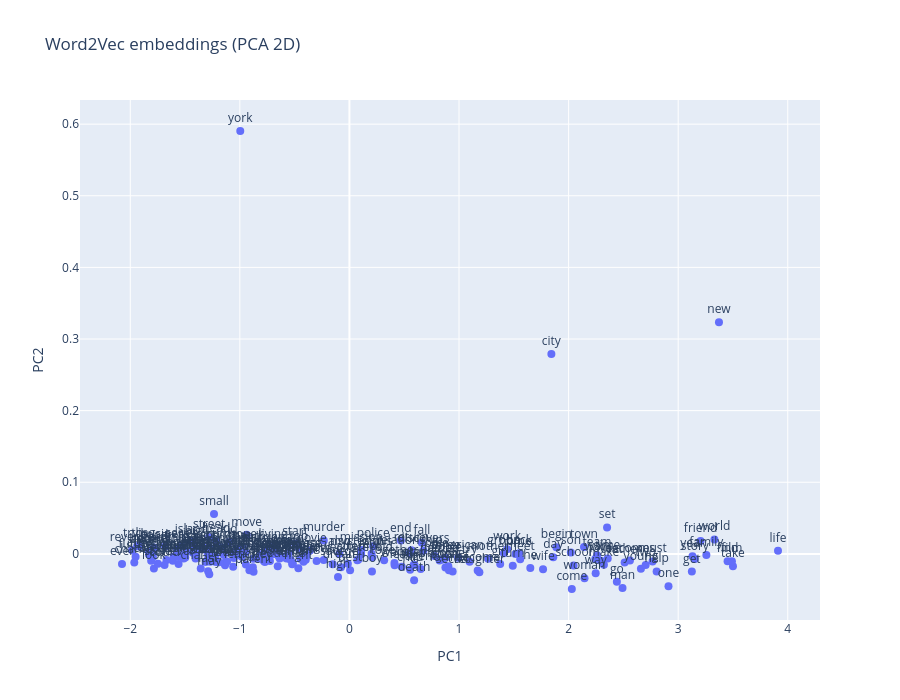

Notebook source saved alongside this figure:
### Code cell
# plotly scatter
fig = px.scatter(
    x=coords[:, 0],
    y=coords[:, 1],
    text=words,
    title="Word2Vec embeddings (PCA 2D)",
    labels={"x": "PC1", "y": "PC2"},
)
fig.update_traces(textposition="top center", marker=dict(size=8))
fig.update_layout(width=900, height=700)
fig.show()

### Figure 1 — Plotly figure (JSON) as saved in the notebook; plotly's stock layout.template omitted (floating-point values rounded to 4 significant figures; data arrays with more than 128 entries replaced by an {"elided": "..."} marker saying what was removed)
{"data": [{"hovertemplate": "PC1=%{x}<br>PC2=%{y}<br>text=%{text}<extra></extra>", "legendgroup": "", "marker": {"color": "#636efa", "size": 8, "symbol": "circle"}, "mode": "markers+text", "name": "", "orientation": "v", "showlegend": false, "text": {"elided": "200 str values"}, "textposition": "top center", "type": "scatter", "x": {"elided": "200 float values"}, "xaxis": "x", "y": {"elided": "200 float values"}, "yaxis": "y"}], "layout": {"height": 700, "legend": {"tracegroupgap": 0}, "title": {"text": "Word2Vec embeddings (PCA 2D)"}, "width": 900, "xaxis": {"anchor": "y", "domain": [0, 1], "title": {"text": "PC1"}}, "yaxis": {"anchor": "x", "domain": [0, 1], "title": {"text": "PC2"}}}}
